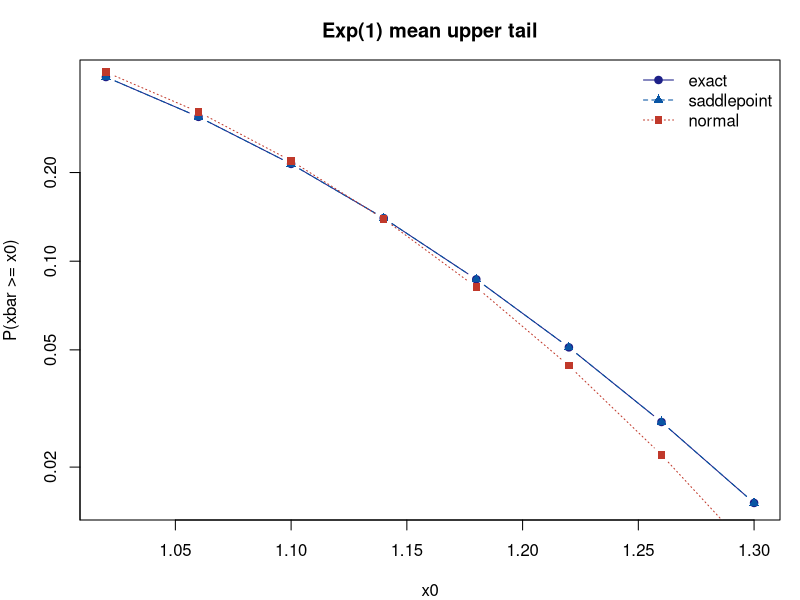

Source code (R):
## ---- chunk 1
saddle_tail <- function(x0, n) {    # 指数均值：参数化鞍点尾概率
  th <- 1 - 1 / x0                  # K'(th) = 1/(1-th) = x0
  K <- -log(1 - th); K2 <- 1 / (1 - th)^2
  w <- sign(th) * sqrt(max(2 * n * (th * x0 - K), 0))
  u <- th * sqrt(n * K2)
  1 - pnorm(w) + dnorm(w) * (1 / u - 1 / w)
}
esa_tail <- function(x, x0) {       # 经验鞍点：样本 CGF
  n <- length(x)
  y <- x - x0
  f <- function(th) sum(y * exp(th * y)) / sum(exp(th * y))
  th0 <- tryCatch(uniroot(f, c(-5, 5), extendInt = "yes")$root,
                  error = function(e) NA)
  if (is.na(th0)) return(NA)
  K <- log(mean(exp(th0 * y)))
  m1 <- sum(y * exp(th0 * y)) / sum(exp(th0 * y))
  m2 <- sum(y^2 * exp(th0 * y)) / sum(exp(th0 * y))
  w <- sign(th0) * sqrt(max(-2 * n * K, 0))
  u <- th0 * sqrt(n * (m2 - m1^2))
  if (u == 0 || w == 0) return(NA)
  1 - pnorm(w) + dnorm(w) * (1 / u - 1 / w)
}
set.seed(2026)
n <- 60
x <- rexp(n)
x0s <- seq(1.02, 1.3, by = 0.04)
exact <- sapply(x0s, function(x0) 1 - pgamma(n * x0, shape = n, rate = 1))
sp <- sapply(x0s, function(x0) saddle_tail(x0, n))
normal <- sapply(x0s, function(x0) 1 - pnorm((x0 - 1) / sqrt(1 / n)))
round(cbind(x0 = x0s, exact = exact, saddlepoint = sp, normal = normal), 5)
cat("sample mean:", round(mean(x), 3), "\n")
cat("single-sample ESA at x0 = 1.10:", round(esa_tail(x, 1.10), 3),
    " (exact 0.214)\n")
## ---- chunk 2
par(mar = c(4, 4, 3, 1))
plot(x0s, exact, type = "b", pch = 19, col = "#1d2088", log = "y",
     xlab = "x0", ylab = "P(xbar >= x0)", main = "Exp(1) mean upper tail")
lines(x0s, sp, type = "b", pch = 17, col = "#0955a4", lty = 2)
lines(x0s, normal, type = "b", pch = 15, col = "#c0392b", lty = 3)
legend("topright", c("exact", "saddlepoint", "normal"),
       pch = c(19, 17, 15), lty = 1:3, col = c("#1d2088", "#0955a4", "#c0392b"),
       bty = "n")
